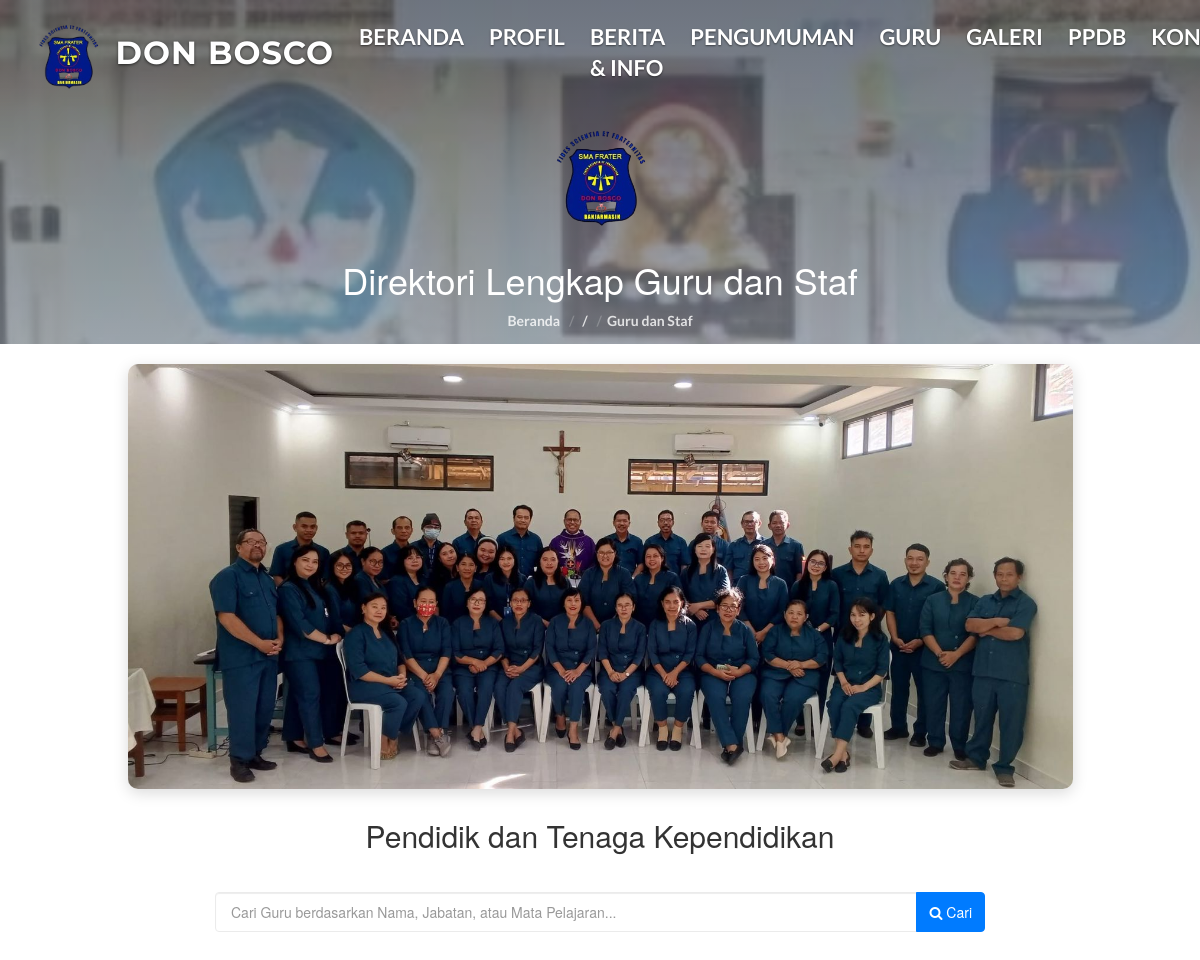
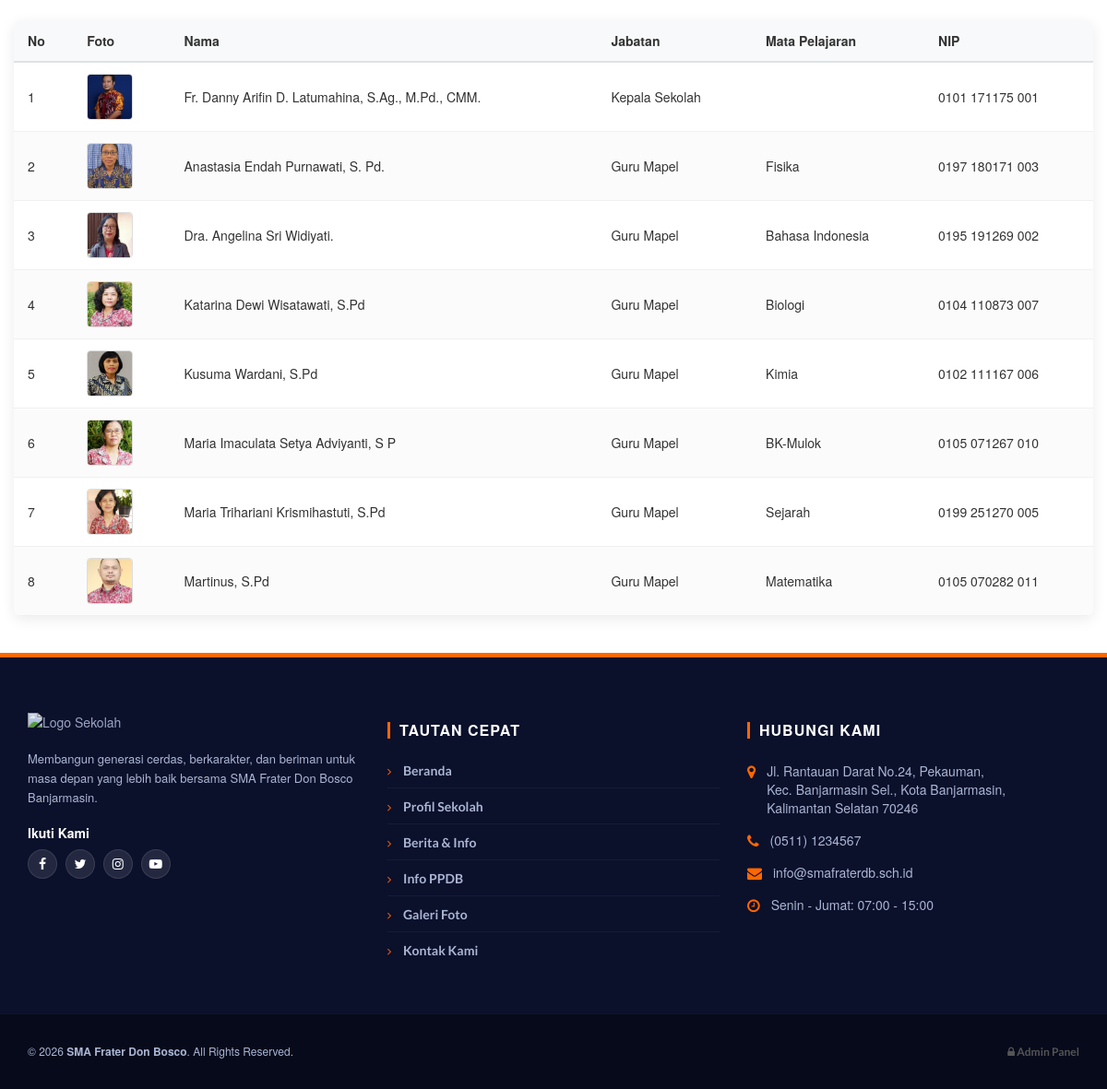
Page /detail_guru.php on the committed database (2 pictures, top to bottom).
### tables this page shows
CREATE TABLE `guru_staf` (
  `id_guru` int NOT NULL,
  `nip` varchar(50) DEFAULT NULL,
  `nama_lengkap` varchar(100) NOT NULL,
  `jabatan` varchar(50) NOT NULL,
  `bidang_studi` varchar(100) NOT NULL,
  `email` varchar(100) DEFAULT NULL,
  `foto` varchar(255) DEFAULT NULL
);

### controllers/DetailGuruController.php (called while the page is built, shortened)
<?php
require_once __DIR__ . '/../models/GuruModel.php';
class DetailGuruController {
    private $guru_per_halaman = 10;
    public function index() {
        $guruModel = new GuruModel();
        $keyword = isset($_GET['cari']) ? trim($_GET['cari']) : null;
        $halaman_aktif = isset($_GET['halaman']) ? intval($_GET['halaman']) : 1;
        $total_guru = $guruModel->countAllGuru($keyword);
        $total_halaman = ceil($total_guru / $this->guru_per_halaman);
        $offset = ($halaman_aktif - 1) * $this->guru_per_halaman;
        $data_guru = $guruModel->getGuruByPage($this->guru_per_halaman, $offset, $keyword);
        $current_keyword = $keyword;
        $data_pagination = [
            'total_halaman' => $total_halaman,
            'halaman_aktif' => $halaman_aktif
        ];
        require_once __DIR__ . '/../views/template/header.php';
        require_once __DIR__ . '/../views/detail_guru.php';
        require_once __DIR__ . '/../views/template/footer.php';
    }
}

### detail_guru.php (called while the page is built, shortened)
<?php
require_once 'controllers/DetailGuruController.php';
$controller = new DetailGuruController();
$controller->index();
?>

### models/GuruModel.php (called while the page is built, shortened)
<?php
require_once 'Database.php';
class GuruModel extends Database {
    public function getGuruByPage($limit, $offset, $keyword = null) {
        $limit = intval($limit);
        $offset = intval($offset);
        $sql = "SELECT id_guru, nip, nama_lengkap, jabatan, bidang_studi, email, foto
                  FROM guru_staf";
        $where = " WHERE 1=1 ";
        $order = " ORDER BY FIELD(jabatan,
                      'Kepala Sekolah', 'Wakil Kepala Sekolah',
                      'Wali Kelas', 'Guru Mapel', 'Staf Administrasi'
                  ), nama_lengkap ASC";
        $final_sql = $sql . $where . $order . " LIMIT $limit OFFSET $offset";
        $query = $this->query($final_sql);
        $data_guru = [];
        if ($query) {
            while ($row = mysqli_fetch_assoc($query)) {
                $data_guru[] = $row;
            }
        }
        return $data_guru;
    }
    public function countAllGuru($keyword = null) {
        $sql = "SELECT COUNT(*) as total FROM guru_staf";
        $where = " WHERE 1=1 ";
        $final_sql = $sql . $where;
        $query = $this->query($final_sql);
        $data = mysqli_fetch_assoc($query);
        return $data['total'] ?? 0;
    }
}
?>

### models/Database.php (called while the page is built, shortened)
<?php
require_once __DIR__ . '/../Koneksi Database/koneksi.php';
class Database {
    protected $koneksi;
    public function __construct() {
        global $koneksi;
        $this->koneksi = $koneksi;
    }
    public function query($sql) {
        return mysqli_query($this->koneksi, $sql);
    }
}
?>

### views/detail_guru.php (the view, shortened to what this page needs)
<?php
$data_guru = $data_guru ?? [];
$current_keyword = $current_keyword ?? '';
$data_pagination = $data_pagination ?? ['total_halaman' => 1, 'halaman_aktif' => 1];
?>
<!doctype html>
<html lang="id">
<head>
    <link rel="stylesheet" href="https://cdn.jsdelivr.net/npm/bootstrap@3.4.1/dist/css/bootstrap.min.css">
    <link rel="stylesheet" href="https://cdnjs.cloudflare.com/ajax/libs/font-awesome/4.7.0/css/font-awesome.min.css">
</head>
<body>
    <div class="hero-area section" style="height: 43vh; min-height: 280px;">
        <div class="container" style="margin-top: 40px;">
            <div class="row">
                <div class="col-md-10 col-md-offset-1 text-center">
                    <img src="./img/logo2.png" alt="Logo SMA Frater Don Bosco Bjm" class="logo-header-berita"
                        style="max-height: 120px;">
                    <h1 class="white-text">Direktori Lengkap Guru dan Staf</h1>
                    <ul class="hero-area-tree">
                        <li><a href="index.php">Beranda</a></li>
                        <li> / </li>
                        <li>Guru dan Staf</li>
                    </ul>
                </div>
            </div>
        </div>
    </div>
    <div id="teachers" class="section" style="padding: 0px 0;">
        <div class="container">
            <div class="row">
                <div class="col-md-10 col-md-offset-1 text-center">
                    <div class="full-staff-photo">
                        <img src="./img/page-background-guru.jpg" alt="Foto Seluruh Guru dan Staf">
                    </div>
                </div>
                <div class="site-heading text-center" style="margin-bottom: 40px;">
                    <h2>Pendidik dan Tenaga Kependidikan</h2>
                </div>
                <div class="row" style="margin-bottom: 30px;">
                    <div class="col-md-8 col-md-offset-2">
                        <form action="detail_guru.php" method="GET" class="form-horizontal">
                            <div class="input-group">
                                <input type="text" name="cari" class="form-control"
                                    placeholder="Cari Guru berdasarkan Nama, Jabatan, atau Mata Pelajaran..."
                                    value="<?php echo htmlspecialchars($current_keyword); ?>">
                                <span class="input-group-btn">
                                    <button class="btn btn-primary main-button" type="submit"
                                        style="height: 40px; line-height: 25px;">
                                        <i class="fa fa-search"></i> Cari
                                    </button>
                                </span>
                            </div>
                        </form>
                    </div>
                </div>
                <div class="row">
                    <div class="col-md-12">
                        <?php
                        if (count($data_guru) > 0) {
                            $no = (($data_pagination['halaman_aktif'] - 1) * 10) + 1;
                            ?>
                            <table class="teacher-table">
                                <thead>
                                    <tr>
                                        <th>No</th>
                                        <th>Foto</th>
                                        <th>Nama</th>
                                        <th>Jabatan</th>
                                        <th>Mata Pelajaran</th>
                                        <th>NIP</th>
                                    </tr>
                                </thead>
                                <tbody>
                                    <?php foreach ($data_guru as $guru): ?>
                                        <tr>
                                            <td><?php echo $no++; ?></td>
                                            <td>
                                                <?php
                                                $foto_path = "admin/uploads/guru/" . ($guru['foto'] ?? '');
                                                if (!empty($guru['foto']) && file_exists($foto_path)) {
                                                    $src = $foto_path;
                                                } else {
                                                    $src = "img/default-avatar.png";
                                                }
                                                ?>
                                                <img src="<?php echo $src; ?>" class="img-teacher-thumb"
                                                    alt="Foto <?php echo $guru['nama_lengkap']; ?>">
                                            </td>
                                            <td><?php echo htmlspecialchars($guru['nama_lengkap'] ?? ''); ?></td>
                                            <td><?php echo htmlspecialchars($guru['jabatan'] ?? ''); ?></td>
                                            <td><?php echo htmlspecialchars($guru['bidang_studi'] ?? ''); ?></td>
                                            <td><?php echo htmlspecialchars($guru['nip'] ?? '-'); ?></td>
                                        </tr>
                                    <?php endforeach; ?>
                                </tbody>
                            </table>
                            <?php
                        } else {
                            $message = !empty($current_keyword)
                                ? "Data guru tidak ditemukan untuk pencarian '{$current_keyword}'."
                                : "Data guru dan staf belum tersedia.";
                            echo "<div class='text-center'><h3>{$message}</h3></div>";
                        }
                        ?>
                    </div>
                </div>
            </div>
        </div>
</body>
</html>

### css/style.css (style rules this page uses)
body { font-family: 'Montserrat', sans-serif; font-size: 15px; font-weight: 400; color: #798696; overflow-x:hidden; }
h1,h2,h3,h4,h5,h6 { margin-top: 12px; margin-bottom: 15px; font-weight: 600; color: #374050; }
h1 { font-size:38px; }
h2 { font-size:30px; }
a { font-family: 'Lato', sans-serif; color: #374050; font-weight: 700; }
ul,ol { margin: 0; padding: 0; list-style: none }
.white-text { color: #FFF; }
.section { position:relative; padding-top:80px; padding-bottom:80px; }
.main-button { position:relative; display:inline-block; padding:10px 30px; background-color: #FF6700; border: 2px solid transparent; border-radius: 40px; color: #FFF; -webkit-transition:0.2s all; transition:0.2s all; }
input[type="text"], input[type="email"], input[type="password"], input[type="number"], input[type="date"], input[type="url"], input[type="tel"], textarea { height: 40px; width: 100%; border: 1px solid #EBEBEB; border-radius:4px; background: transparent; padding-left: 15px; padding-right: 15px; -webkit-transition:0.2s border-color; transition:0.2s border-color; }
.hero-area { position:relative; padding-top: 80px; padding-bottom: 80px; }
.hero-area-tree li { display:inline-block; font-family: 'Lato', sans-serif; font-weight:600; font-size:14px; color:rgba(255, 255, 255, 0.8); }
.hero-area-tree li > a { color:rgba(255, 255, 255, 0.8); }
.hero-area-tree li + li:before { content: "/"; display: inline-block; margin: 0px 5px; color: rgba(235, 235, 235, 0.25); }

### css/header-custom.css (style rules this page uses)
html { scroll-behavior: smooth !important; }

### views/detail_guru.php (style rules this page uses)
.img-teacher-thumb { width: 50px; height: 50px; object-fit: cover; border-radius: 4px; border: 1px solid #ddd; }
.teacher-table { width: 100%; margin-top: 20px; margin-bottom: 40px; border-collapse: collapse; background-color: #fff; border-radius: 8px; overflow: hidden; box-shadow: 0 4px 15px rgba(0, 0, 0, 0.08); }
.teacher-table th, .teacher-table td { padding: 12px 15px; text-align: left; vertical-align: middle; border-bottom: 1px solid #f0f0f0; }
.teacher-table th { background-color: #f8f9fa; color: #333; font-weight: 700; border-bottom: 2px solid #dee2e6; }
.teacher-table tr:nth-child(even) { background-color: #fbfbfb; }
.main-button { background-color: #007bff; border-color: #007bff; color: white; }
.full-staff-photo { margin-bottom: 30px; margin-top: 20px; border-radius: 10px; overflow: hidden; box-shadow: 0 4px 15px rgba(0, 0, 0, 0.15); }
.full-staff-photo img { width: 100%; height: auto; display: block; object-fit: cover; }

### rows in the picture
guru_staf: foto (picture), nama_lengkap "Fr. Danny Arifin D. Latumahina, S.Ag., M.Pd., CMM.", jabatan "Kepala Sekolah", nip "0101 171175 001"
guru_staf: foto (picture), nama_lengkap "Anastasia Endah Purnawati, S. Pd.", jabatan "Guru Mapel", bidang_studi "Fisika", nip "0197 180171 003"
guru_staf: foto (picture), nama_lengkap "Dra. Angelina Sri Widiyati.", jabatan "Guru Mapel", bidang_studi "Bahasa Indonesia", nip "0195 191269 002"
guru_staf: foto (picture), nama_lengkap "Katarina Dewi Wisatawati, S.Pd", jabatan "Guru Mapel", bidang_studi "Biologi", nip "0104 110873 007"
guru_staf: foto (picture), nama_lengkap "Kusuma Wardani, S.Pd", jabatan "Guru Mapel", bidang_studi "Kimia", nip "0102 111167 006"
guru_staf: foto (picture), nama_lengkap "Maria Imaculata Setya Adviyanti, S P", jabatan "Guru Mapel", bidang_studi "BK-Mulok", nip "0105 071267 010"
guru_staf: foto (picture), nama_lengkap "Maria Trihariani Krismihastuti, S.Pd", jabatan "Guru Mapel", bidang_studi "Sejarah", nip "0199 251270 005"
guru_staf: foto (picture), nama_lengkap "Martinus, S.Pd", jabatan "Guru Mapel", bidang_studi "Matematika", nip "0105 070282 011"
